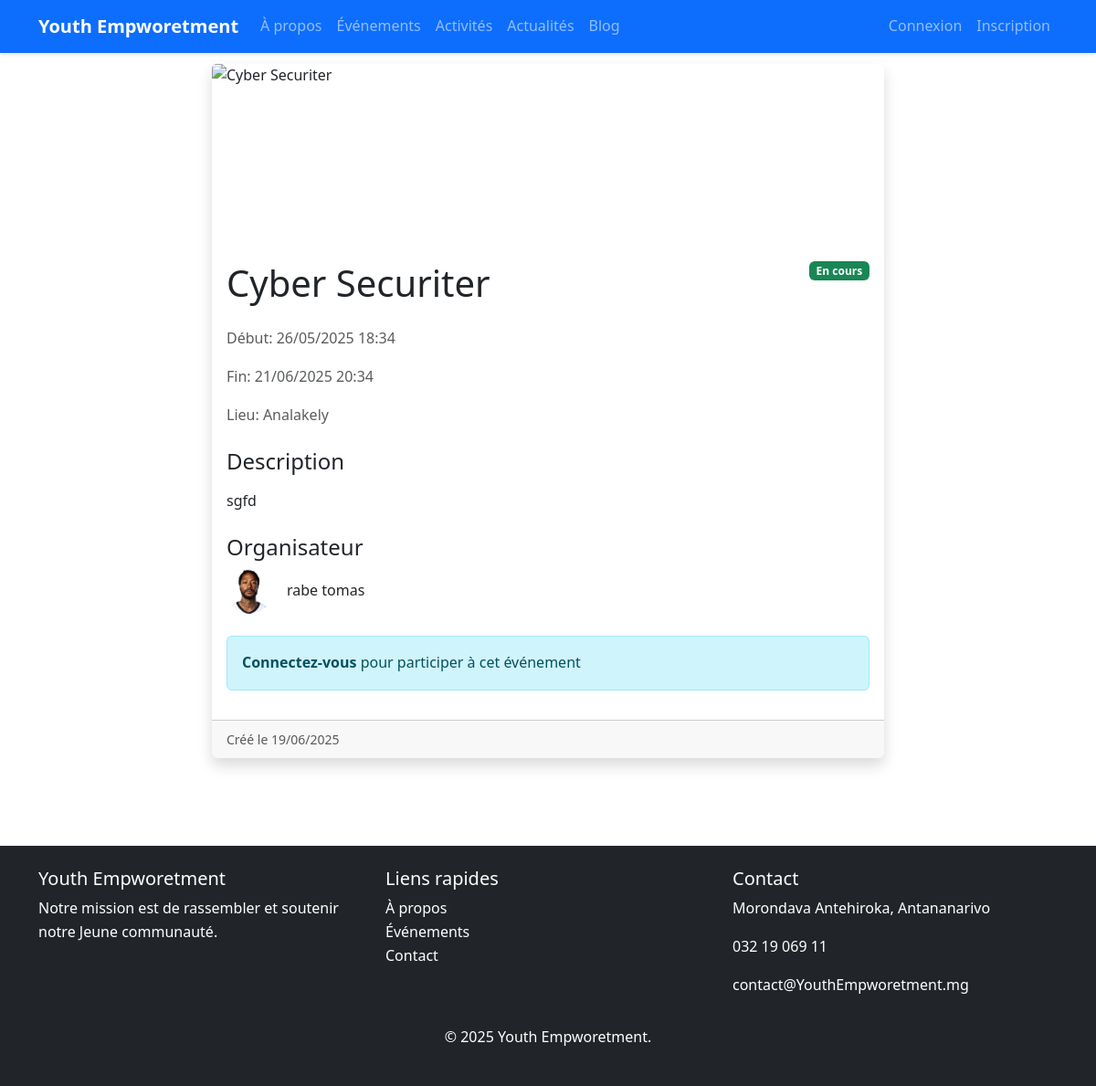
The app's page /detail_evenement/8/ with its own data.
### AppEvenements/models.py (models this page shows, shortened)
class Evenement(models.Model):
    titre = models.CharField(max_length=100)
    description = models.TextField()
    date_debut = models.DateTimeField()
    date_fin = models.DateTimeField()
    lieu = models.CharField(max_length=200)
    nombre_participant_max = models.PositiveIntegerField(blank=True,null=True)
    image = models.ImageField(upload_to='static/images/evenements',blank=True,null=True)
    createur = models.ForeignKey(Utilisateur,on_delete=models.SET_NULL, null=True)
    date_creation = models.DateTimeField(auto_now_add=True)
    nombre_participants = models.ManyToManyField(Utilisateur, related_name="evenement_participes", blank=True,through="ParticipationEvenement")
    class Meta:
        verbose_name = "Événement"
        verbose_name_plural = "Événements"
        ordering = ['-date_debut']

### AppMembre/models.py (models this page shows, shortened)
class Utilisateur(models.Model):
    nom = models.CharField(max_length=20)
    prenom = models.CharField(max_length=50)
    date_naissance = models.DateField()
    telephone = models.CharField(max_length=20)
    adresse = models.CharField(max_length=50,blank=True, null=True)
    photo = models.ImageField(upload_to='static/images/membres/')
    email = models.EmailField()
    mot_de_passe = models.TextField()
    date_inscription = models.DateField(auto_now_add=True)
    role = models.CharField(max_length=50)
    USERNAME_FIELD = 'email'
    REQUIRED_FIELD =['username']
    class Meta:
        verbose_name = "Utilisateur"
        verbose_name_plural = "Utilisateurs"

### AppEvenements/views.py (the view, shortened to what this page needs)
# urls.py: path('detail_evenement/<int:form_id>/',detail_evenement,name='detail_evenement'),
def detail_evenement(request,form_id):
    evenement = get_object_or_404(Evenement, id=form_id)
    maintenant = timezone.now()
    if evenement.date_debut > maintenant:
        statut = "À venir"
        badge_class = "bg-info"
    elif evenement.date_fin < maintenant:
        statut = "Terminé"
        badge_class = "bg-secondary"
    else:
        statut = "En cours"
        badge_class = "bg-success"
    est_inscrit = False
    if request.session.get('membres'):
        est_inscrit = evenement.nombre_participants.filter(
            id = request.session['membres']['id']
        ).exists()
    context = {
        'evenement': evenement,
        'statut': statut,
        'badge_class': badge_class,
        'est_inscrit': est_inscrit,
        'maintenant': maintenant,
        'membre': request.session.get('membres', {})
    }
    return render(request, 'EvenementDetail.html', context)

### templates/EvenementDetail.html (shortened to what this page needs)
{% extends 'layouts/master.html' %}
{% block content %}
<div class="container py-5">
    <div class="row marg">
        <div class="col-lg-8 mx-auto">
            <div class="card shadow">
                {% if evenement.image %}
                <img src="{{ evenement.image.url }}" class="card-img-top" alt="{{ evenement.titre }}">
                {% endif %}
                <div class="card-body">
                    <div class="d-flex justify-content-between align-items-start mb-3">
                        <h1 class="card-title">{{ evenement.titre }}</h1>
                        <span class="badge {{ badge_class }}">{{ statut }}</span>
                    </div>
                    <div class="mb-4">
                        <p class="text-muted">
                            Début: {{ evenement.date_debut|date:"d/m/Y H:i" }}
                        </p>
                        <p class="text-muted">
                            Fin: {{ evenement.date_fin|date:"d/m/Y H:i" }}
                        </p>
                        <p class="text-muted">
                            Lieu: {{ evenement.lieu }}
                        </p>
                    </div>
                    <div class="mb-4">
                        <h4>Description</h4>
                        <p class="card-text">{{ evenement.description|linebreaks }}</p>
                    </div>
                    <div class="mb-4">
                        <h4>Organisateur</h4>
                        <div class="d-flex align-items-center">
                            {% if evenement.createur.photo %}
                            <img src="{{ evenement.createur.photo.url }}"
                                 class="rounded-circle me-3" width="50" alt="Organisateur">
                            {% endif %}
                            <span>{{ evenement.createur.nom }} {{ evenement.createur.prenom }}</span>
                        </div>
                    </div>
                    {% if membre %}
                    <div class="mt-4">
                        <form method="post">
                            {% csrf_token %}
                            {% if est_inscrit %}
                            <button type="submit" name="action" value="annuler"
                                    class="btn btn-danger">
                                Annuler ma participation
                            </button>
                            {% else %}
                            <button type="submit" name="action" value="participer"
                                    class="btn btn-primary"
                                    {% if evenement.date_debut < maintenant %}disabled{% endif %}>
                                Participer à cet événement
                            </button>
                            {% endif %}
                        </form>
                    </div>
                    {% else %}
                    <div class="alert alert-info">
                        <a href="{% url 'connexion' %}" class="alert-link">Connectez-vous</a>
                        pour participer à cet événement
                    </div>
                    {% endif %}
                </div>
                <div class="card-footer">
                    <small class="text-muted">
                        Créé le {{ evenement.date_creation|date:"d/m/Y" }}
                    </small>
                </div>
            </div>
        </div>
    </div>
</div>
{% endblock %}

### static/css/style.css (style rules this page uses)
body { font-family: 'Segoe UI', Tahoma, Geneva, Verdana, sans-serif; line-height: 1.6; color: #333; }
a { text-decoration: none; color: #0d6efd; }
.card { transition: transform 0.3s ease, box-shadow 0.3s ease; border: none; box-shadow: 0 2px 10px rgba(0,0,0,.1); }
.card-img-top { height: 200px; object-fit: cover; }

### templates/EvenementDetail.html (style rules this page uses)
.marg { margin-top: 2%; }

### records on screen
Evenement: titre "Cyber Securiter", date_debut "26/05/2025 18:34", date_fin "21/06/2025 20:34", lieu "Analakely", description "sgfd", createur.photo (picture), createur.nom "rabe", createur.prenom "tomas", date_creation "19/06/2025"

### other values on screen
{{ statut }} "En cours"
